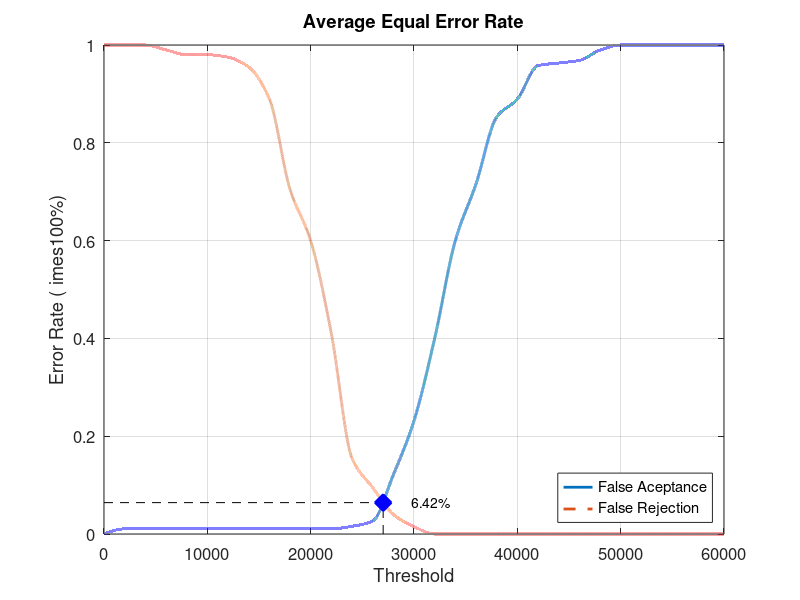
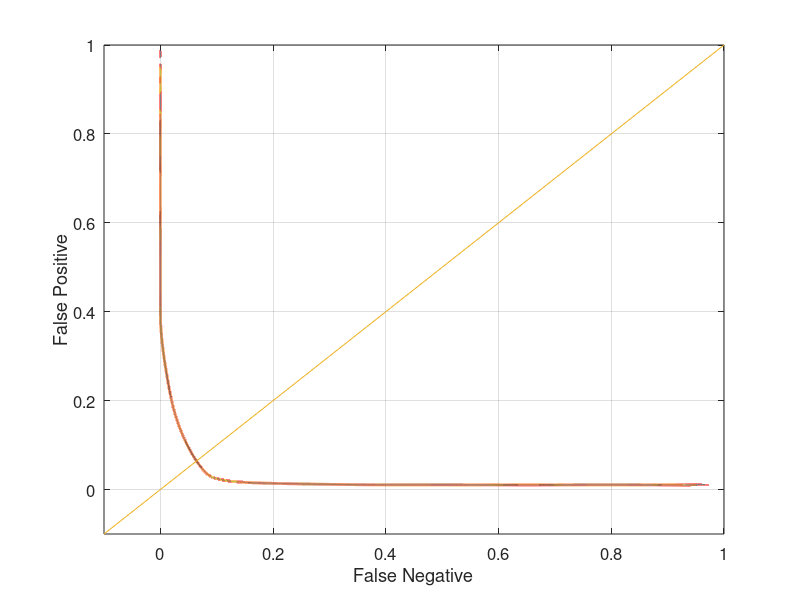

These figures' MATLAB source, in order:
close all;
clear;
clc;
x = 0:2000:60000;
xq = 0:0.5:60000;

y0 = [0 0.0105263 0.0105263 0.0105263 0.0105263 0.0105263 0.0105263 0.0105263 0.0105263 0.0105263 0.0105263 0.0105263 0.0157895 0.0263158 0.121053 0.231579 0.4 0.6 0.715789 0.852632 0.889474 0.957895 0.963158 0.968421 0.989474 1 1 1 1 1 1]
yy0 = interp1(x, y0, xq, 'pchip');
y1 = [1 1 1 0.99 0.98 0.98 0.975 0.955 0.89 0.705 0.6 0.41 0.155 0.095 0.04 0.015 0 0 0 0 0 0 0 0 0 0 0 0 0 0 0]
yy1 = interp1(x, y1, xq, 'pchip');

% Calculating EER: 
y2 = abs(y0 - y1);
find(y2 == min(y2))
yy2 = abs(yy0 - yy1);
xEER = find(yy2 == min(yy2));
xEERIndex = xq(xEER) % X-axis EER
yEER = yy0(xEER) % Y-axis EER

main = figure
plot(xq, yy0,'-','LineWidth', 2);	hold on
plot(xq, yy1,'--','LineWidth', 2);	hold on
plot([xEERIndex xEERIndex], [0 yEER], 'k--');	hold on
plot([0 xEERIndex], [yEER yEER], 'k--');	hold on
plot(xEERIndex, yEER, 'bx', 'LineWidth', 10);	hold on
text(xEERIndex + 10 * xEERIndex / 100, yEER, [num2str(round((10000 * yEER)) / 100) '%'])
legend('False Aceptance', 'False Rejection', 'Location', 'SouthEast')
xlabel('Threshold')
ylabel('Error Rate (	imes100%)')
title('Average Equal Error Rate')
set(gca, 'FontSize', 12)
axis([0 60000 0 1])
grid on

print(main, 'Database3_4Main', '-dpng');
FNRxFPR = figure('Color', [1 1 1]);
plot(yy1, yy0, '-', yy1, yy0, 'LineWidth', 2);
hold on
y = -0.1:0.1:1
plot(y, y); 
set(gca, 'FontSize', 12)
xlabel('False Negative')
ylabel('False Positive')
axis([-0.1 1 -0.1 1])
set(gca, 'FontSize', 12)
grid on

print(FNRxFPR, 'Database3_4FNRxFPR','-dpng');
